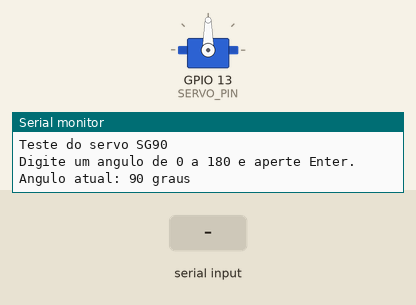
Simulated run of this sketch. Board: ESP32. Shown: servo, the last lines printed to the serial monitor. The test bench sets the inputs (shaded band).

Above: at 1.2 s.
1.3 s: "30,150\n" received over Serial
At 1.9 s:
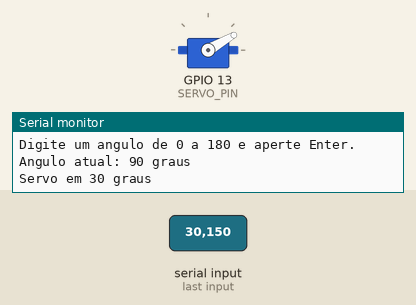
2.8 s: "0\n" received over Serial
At 4.0 s:
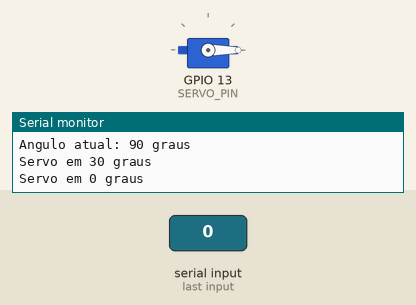
4.3 s: "90,45\n" received over Serial
At 5.4 s:
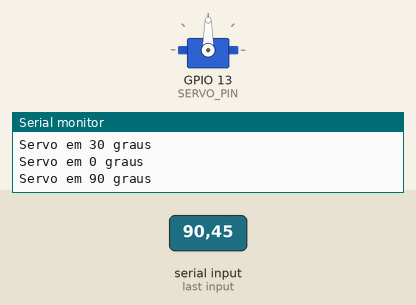
Timing chart, 0 to 7.3 s (numbered marks = the images above; inputs shaded):
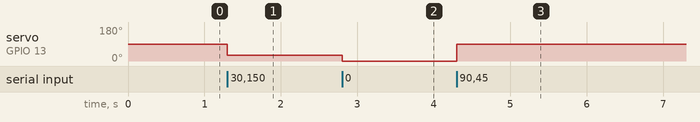

Measured:
- after the input at 1.3 s, servo on GPIO 13 (SERVO_PIN): 90° → 30° at once
- after the input at 2.8 s, servo on GPIO 13 (SERVO_PIN): 30° → 0° at once
- after the input at 4.3 s, servo on GPIO 13 (SERVO_PIN): 0° → 90° at once

The sketch:

teste_servo.ino
```cpp
// Teste do servo SG90 — digite o ângulo no Monitor Serial
// Monitor Serial: 115200 baud, "Nova linha". Digite um número de 0 a 180 e aperte Enter.
// Use para achar os ângulos de boca fechada e boca aberta do boneco.

#include <ESP32Servo.h>

#define SERVO_PIN 13   // sinal (fio laranja) do SG90

Servo servo;
int anguloAtual = 90;

void setup() {
  Serial.begin(115200);
  Serial.setTimeout(50);

  servo.attach(SERVO_PIN, 500, 2400);
  servo.write(anguloAtual);

  Serial.println();
  Serial.println("Teste do servo SG90");
  Serial.println("Digite um angulo de 0 a 180 e aperte Enter.");
  Serial.printf("Angulo atual: %d graus\n", anguloAtual);
}

void loop() {
  if (!Serial.available()) return;

  String linha = Serial.readStringUntil('\n');
  linha.trim();
  if (linha.length() == 0) return;

  if (!isDigit(linha.charAt(0))) {
    Serial.println("Digite so o numero do angulo (0 a 180).");
    return;
  }

  int angulo = linha.toInt();
  if (angulo < 0 || angulo > 180) {
    Serial.println("Fora da faixa: use de 0 a 180.");
    return;
  }

  anguloAtual = angulo;
  servo.write(anguloAtual);
  Serial.printf("Servo em %d graus\n", anguloAtual);
}
```
